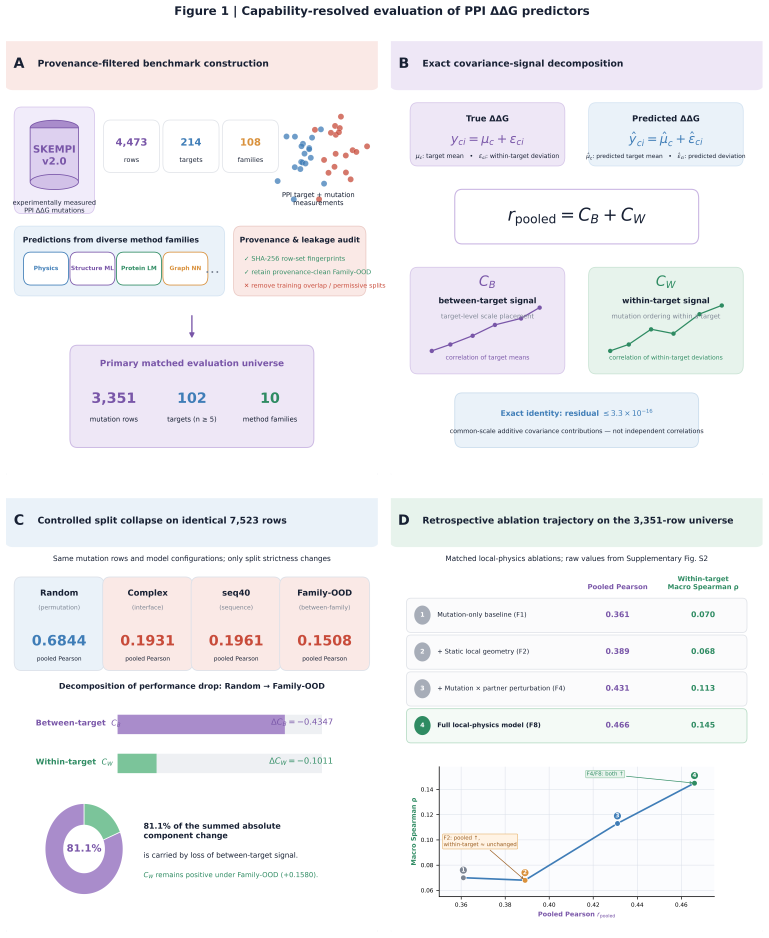
#> input picture figures_v5/Fig1_overview_EN.png, 5380 x 6561 px (shown at 1/7 size)
$ python 39_fig1_tworow.py
#> lines starting #> are read from the running program, lines starting #| are printed output that depends on the picture
# -*- coding: utf-8 -*-
"""scripts/v8_1/39_fig1_tworow.py -- 把 Figure 1 排成 2x1 网格铺满横向页面。

几何对比（图内文字的实际物理尺寸以「图片宽度 / 内容像素宽」计）：
  单张整图放 6.5 in 正文宽 : 高度 = 6.5/2.33 = 2.79 in   <- 现状，文字过小
  单张整图放 9.4 in 横向宽 : 高度 = 9.4/2.33 = 4.03 in
  2 行网格  放 9.4 in 横向 : 每行 4.6 in 宽、高 4.6/2.33 = 1.97 in
                            整块高 3.95 in，但每行只承载**一半内容宽度**，
                            因此单位面积的文字相对单张整图放大约 1.4 倍
实现：按空白行把原图切成上下两半，再在横向页面里并排成两行。
"""
from __future__ import annotations

import sys
from pathlib import Path

import numpy as np
from PIL import Image

sys.stdout.reconfigure(encoding="utf-8", errors="replace")
R = Path(__file__).resolve().parent.parent.parent
FIGS = R / "figures_v5"
SRC = FIGS / "Fig1_overview_EN.png"

im = Image.open(SRC).convert("RGB")
a = np.asarray(im.convert("L"))
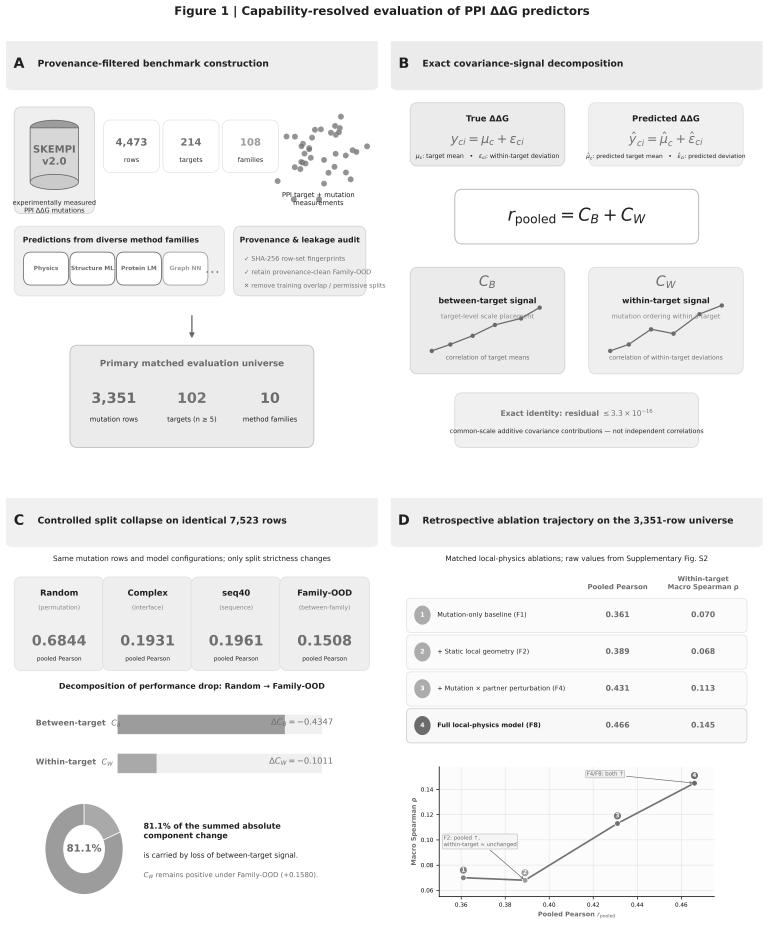
#> a: shape (6561, 5380) (shown at 1/7 size); min 0, max 255, mean 242.2
H, W = a.shape
#> H = 6561; W = 5380
rowdark = (a < 235).mean(axis=1)
#> rowdark = 6561 values, max 0.617 at index 3129, min 0 at index 0, mean 0.0627
lo, hi = int(H * 0.30), int(H * 0.75)
#> lo = 1968; hi = 4920
cut = lo + int(np.argmin(rowdark[lo:hi]))
#> cut = 3136
print(f"source {W}x{H}; cut at row {cut} (ink {rowdark[cut]:.4f})")
#| source 5380x6561; cut at row 3136 (ink 0.0000)

for i, (t, b) in enumerate([(0, cut), (cut, H)], start=1):
    seg = im.crop((0, t, W, b))
    g = np.asarray(seg.convert("L"))
    dr = np.where((g < 235).mean(axis=1) > 0.002)[0]
    if len(dr):
        seg = seg.crop((0, max(0, dr[0] - 3), W, min(seg.height, dr[-1] + 4)))
    p = FIGS / f"Fig1_half{i}_EN.png"
    seg.save(p, "PNG")
    print(f"  half{i}: y {t}-{b} -> {seg.size[0]}x{seg.size[1]}  {p.name}")
#> this loop made 2 passes
#> (i, t, b) on passes 1 to 2: (1, 0, 3136), (2, 3136, 6561)
#|   half1: y 0-3136 -> 5380x3097  Fig1_half1_EN.png
#|   half2: y 3136-6561 -> 5380x3207  Fig1_half2_EN.png
#> pass 1, `seg = im.crop((0, t, W, b))`:
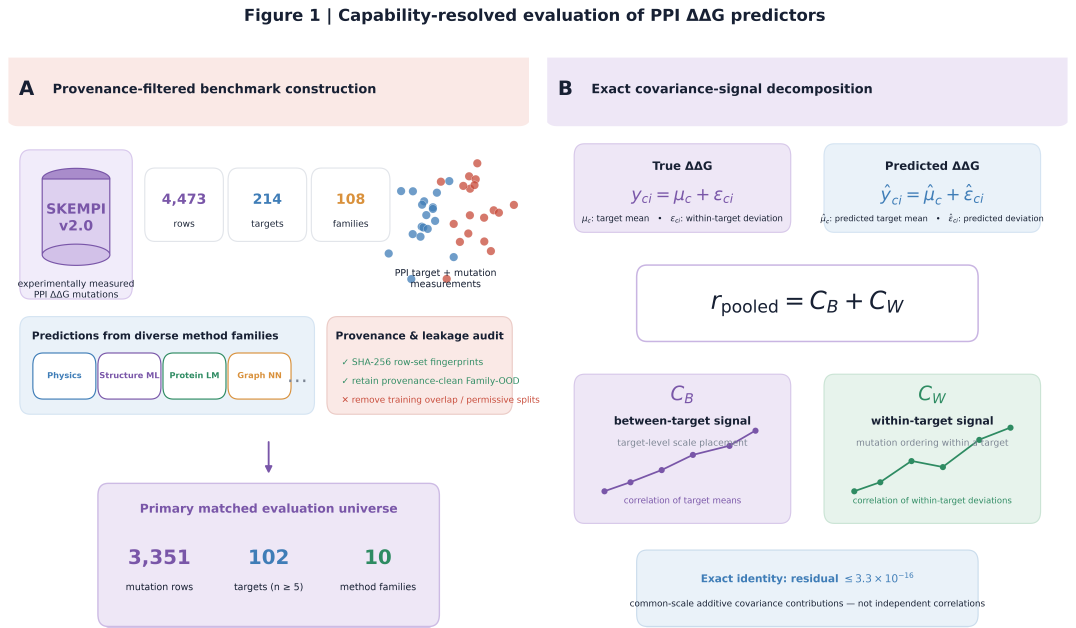
#> seg: PIL image 5380x3136 RGB (shown at 1/5 size); mean R, G, B 241.2, 239.7, 244.2
#> pass 1, `g = np.asarray(seg.convert("L"))`:
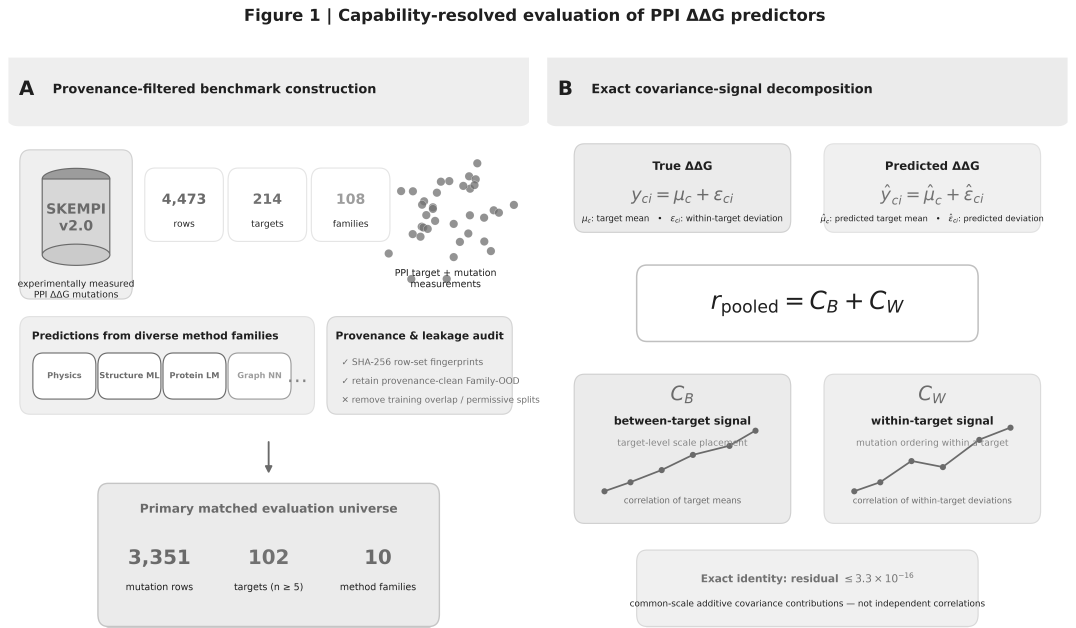
#> g: shape (3136, 5380) (shown at 1/5 size); min 31, max 255, mean 240.7
#> pass 1, `seg = seg.crop((0, max(0, dr[0] - 3), W, min(seg.height, dr[-1] + 4)))`:
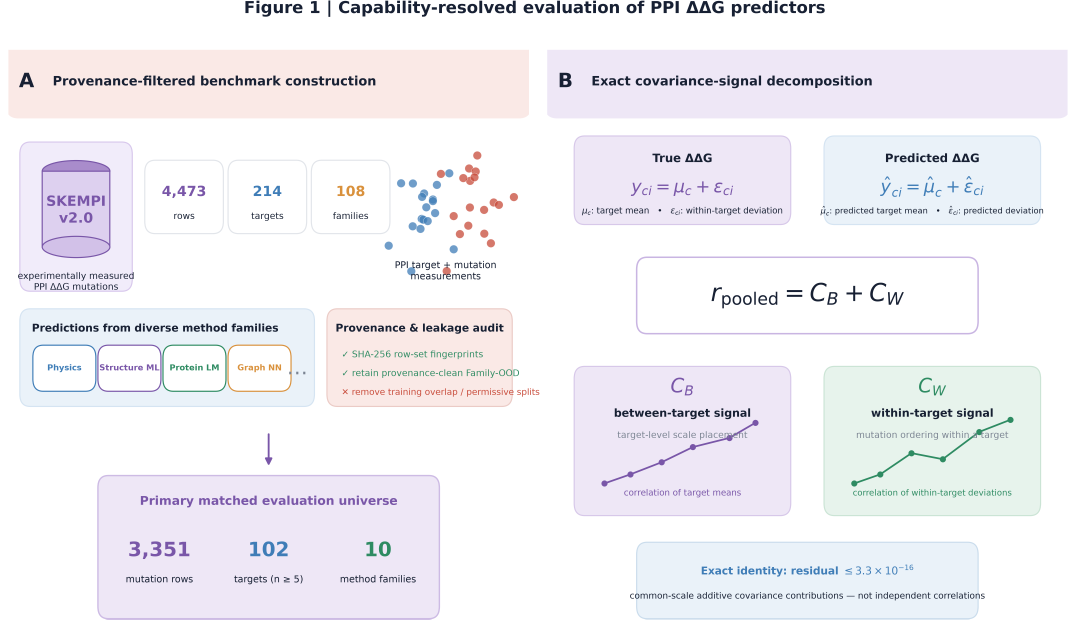
#> seg: PIL image 5380x3097 RGB (shown at 1/5 size); mean R, G, B 241, 239.5, 244.1
#> pass 2, `seg = im.crop((0, t, W, b))`:
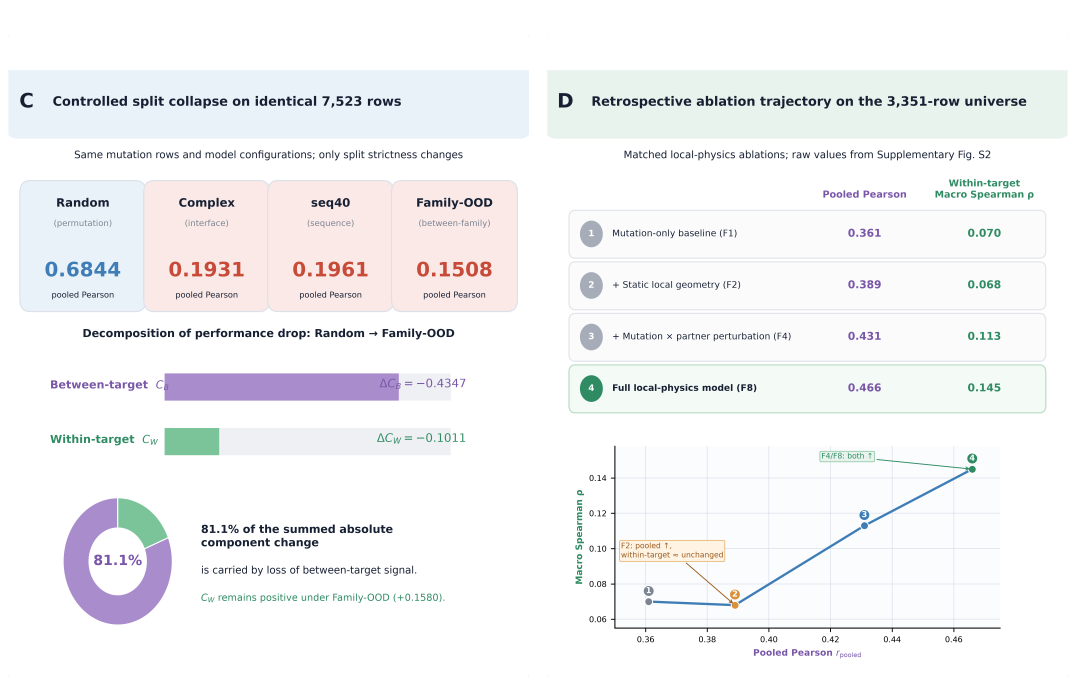
#> seg: PIL image 5380x3425 RGB (shown at 1/5 size); mean R, G, B 243.2, 243.6, 245
#> after the loop:
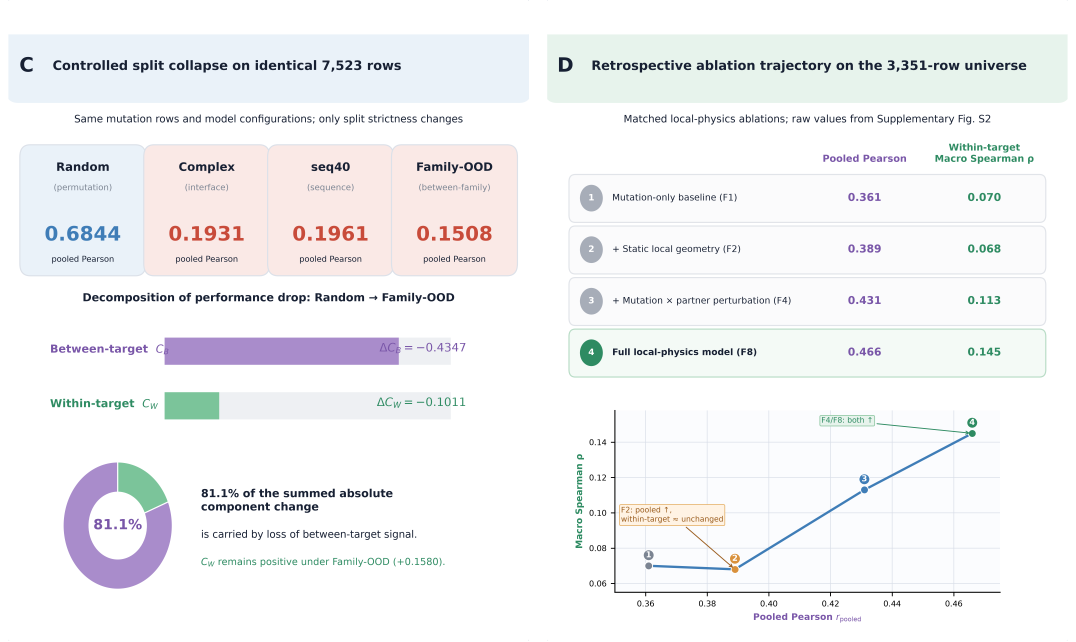
#> seg: PIL image 5380x3207 RGB (shown at 1/5 size); mean R, G, B 242.4, 242.8, 244.3

(FIGS / "Fig1_split.txt").write_text(f"{cut}\n", encoding="utf-8")
print("done")
